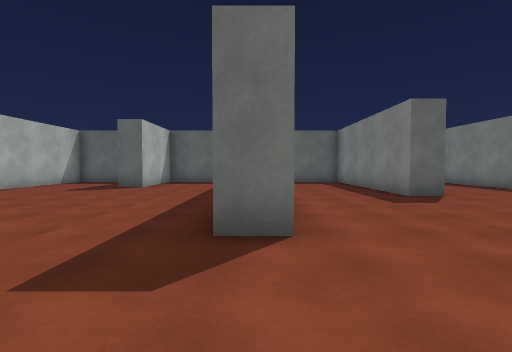
[1] (above)

24 first-person views from a walk through a scene from a Unity 3-D project. The camera is 1.4 m above the floor, tilts 2° down and sees 85° across. The floor is counted in squares, 2 m on a side. Each view is taken from the middle of a square. On the plan, view 1 faces up. The plan holds only what a view shows up to about 9 squares ahead; the rest is blank. The place goes on beyond the plan. The player is left out. Surface patterns are stand-ins for the level's own textures.

[2]
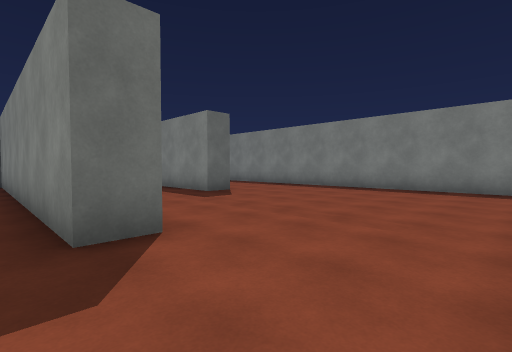

[3]
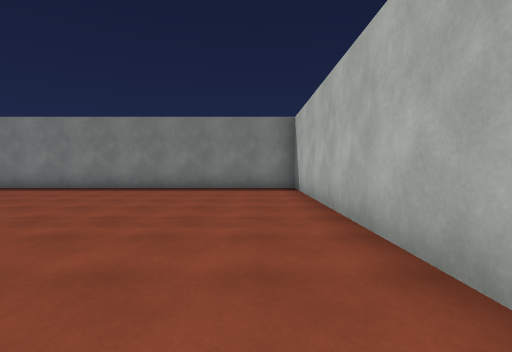

[4]
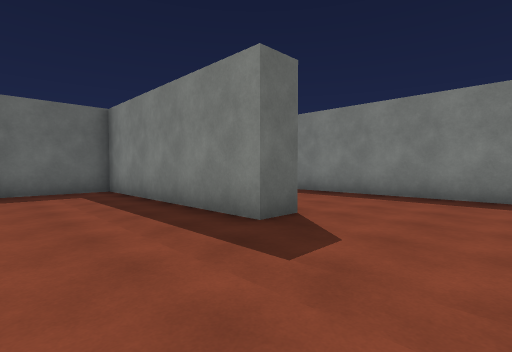

[5]
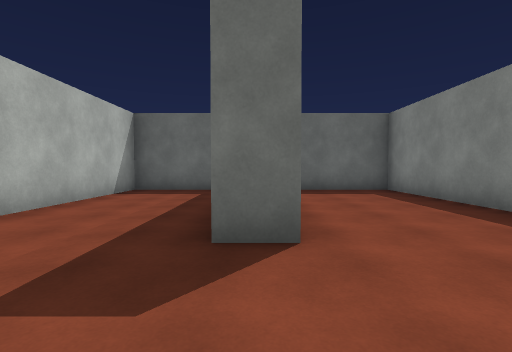

[6]
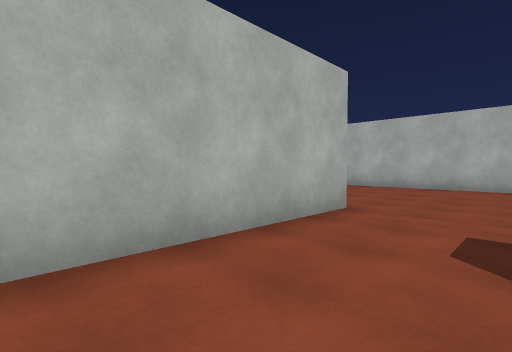

[7]
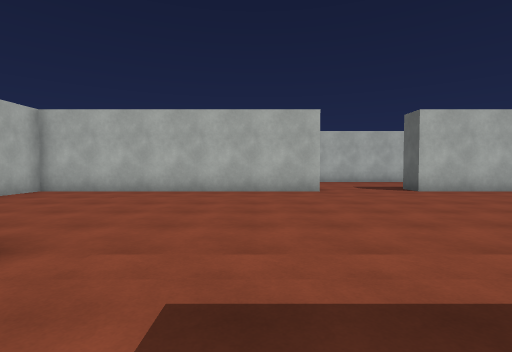

[8]
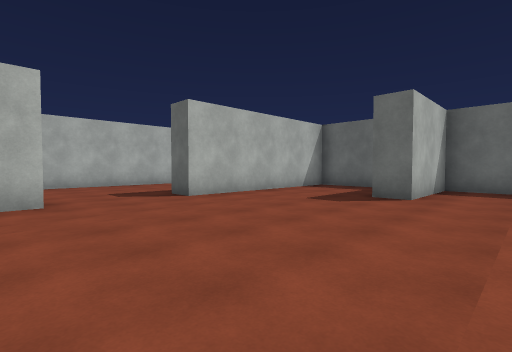

[9]
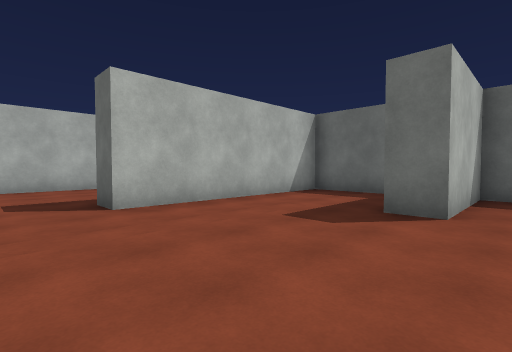

[10]
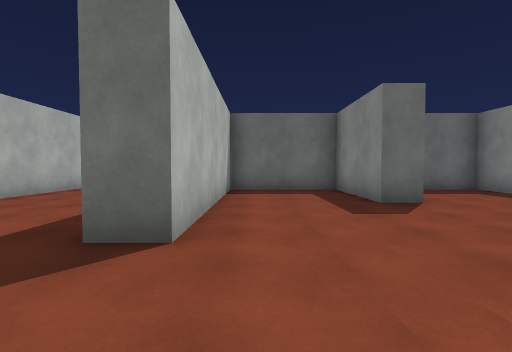

[11]
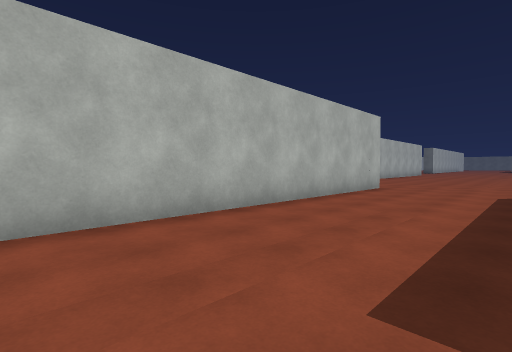

[12]
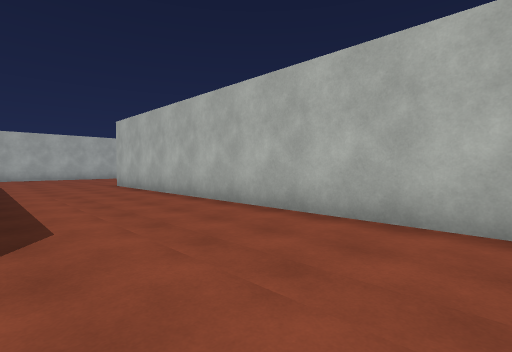

[13]
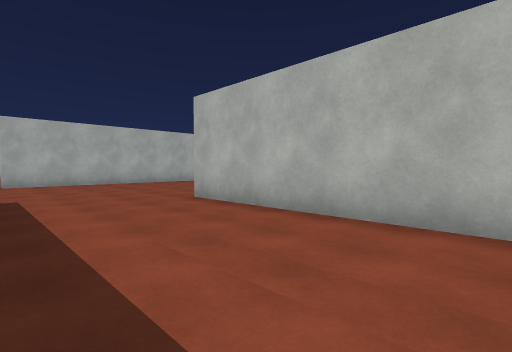

[14]
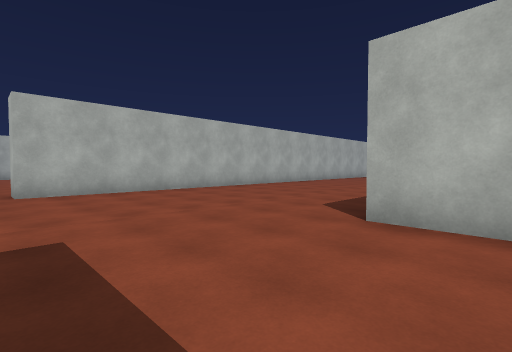

[15]
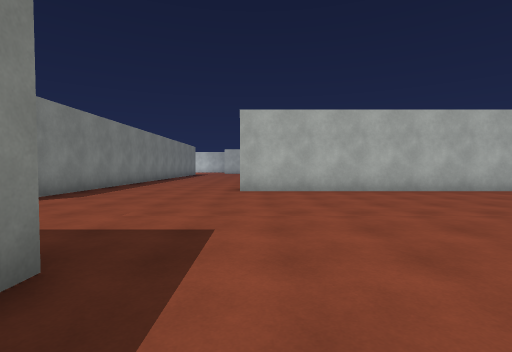

[16]
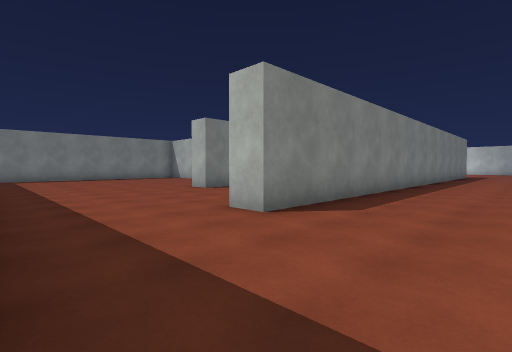

[17]
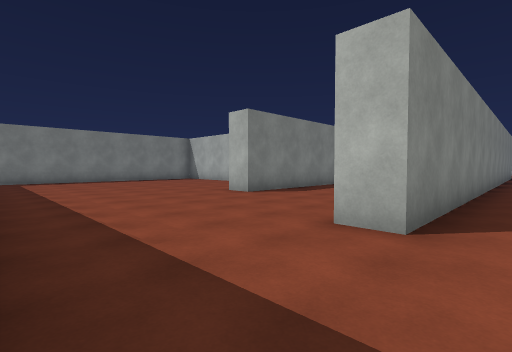

[18]
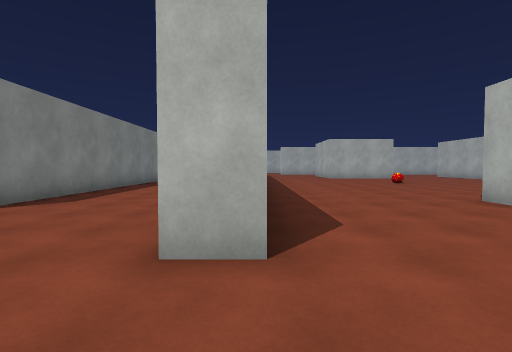

[19]
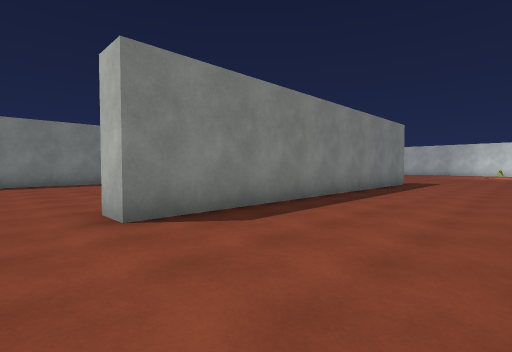

[20]
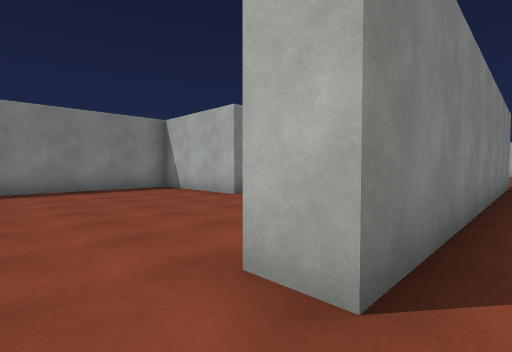

[21]
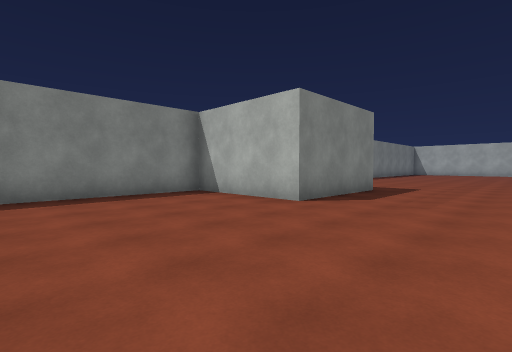

[22]
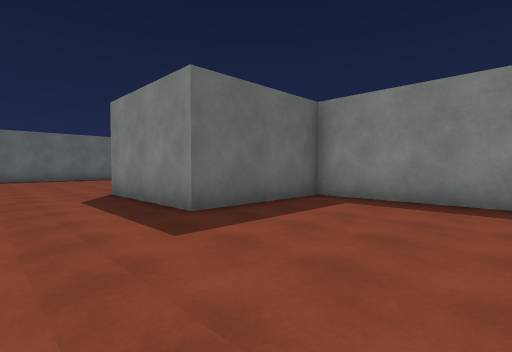

[23]
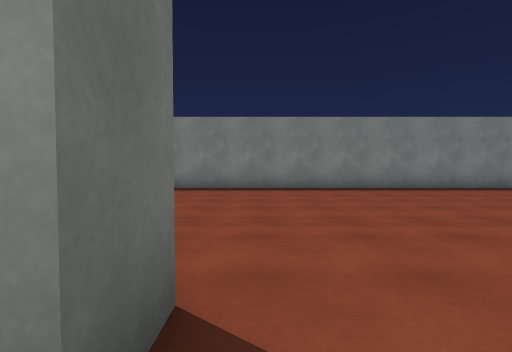

[24]
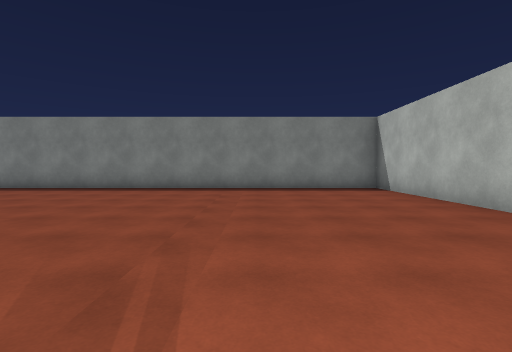

### Floor plan
Points are (right, up) in squares from view 1. A wall is a line through its corners. A room is listed if a view was taken in it or the views show most of it. See-through windows are left out.
Room 1 (views 1, 2, 3, 4, 5, 6, 7, 8, 9, 10, 11, 12, 13, 14, 15, 16, 17, 18, 19, 20, 21)
walls: (-2.5, -0.2) (7.9, -0.2) (7.9, 12.3) (5.2, 12.3); (-7.8, 3.9) (-7.8, -4) (-6.5, -4); (-5.1, -16.9) (-5.1, -8.1) (-4.2, -8.1); (0.5, 2.8) (-0.4, 2.8) (-0.4, 12.3) (-3.8, 12.3) (-3.8, 9.3) (-4.6, 9.3) (-4.6, 12.3) (-7.8, 12.3) (-7.8, 6.5) (-8.6, 6.5); (-17.2, -10.8) (-9.6, -10.8) (-9.6, -11.6); (5.4, -13.6) (7.9, -13.6) (7.9, -9.2); (4.5, 6.5) (3.6, 6.5) (3.6, 12.3) (0.4, 12.3) (0.4, 7.9); (-12.5, 13.1) (-12.5, -4.6)
ways out: opening at (1, -10.7) to room 2
Room 2 (views 22, 23, 24)
walls: (0.5, -20.6) (-0.4, -20.6) (-0.4, -10.3) (0.5, -10.3); (3.1, -33.9) (7.9, -33.9) (7.9, -17.2) (4.4, -17.2) (4.4, -13.6) (5.4, -13.6)
ways out: opening at (1, -10.7) to room 1

Where each view was taken, in squares from view 1:
view 1: 0 up, 0 right, facing up
view 2: 0 up, 1 left, facing up-right
view 3: 1 up, 1 left, facing right
view 4: 4 up, 1 right, facing up-right
view 5: 4 up, 4 right, facing up
view 6: 2 up, 2 right, facing down-left
view 7: 2 up, 0 right, facing left
view 8: 3 up, 2 left, facing up-left
view 9: 5 up, 3 left, facing up-left
view 10: 4 up, 7 left, facing up
view 11: 4 up, 9 left, facing up-left
view 12: 6 up, 9 left, facing down-left
view 13: 1 up, 9 left, facing down-left
view 14: 3 down, 9 left, facing down-left
view 15: 3 down, 10 left, facing down
view 16: 5 down, 8 left, facing down-right
view 17: 5 down, 6 left, facing down-right
view 18: 6 down, 5 left, facing down
view 19: 9 down, 4 left, facing down-right
view 20: 9 down, 1 left, facing down-right
view 21: 9 down, 1 right, facing down-right
view 22: 21 down, 2 right, facing up-right
view 23: 21 down, 1 left, facing right
view 24: 30 down, 1 left, facing right
